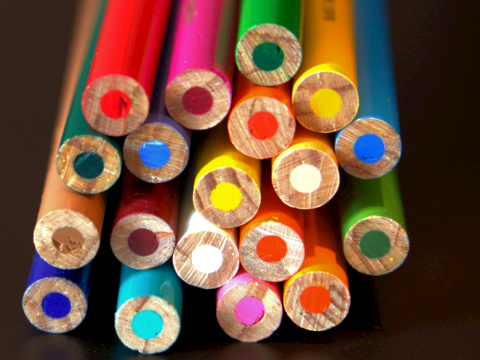
#> input picture Assignment3/images/pencils.png, 480 x 360 px
$ python Assignment3.py
#> lines starting #> are read from the running program, lines starting #| are printed output that depends on the picture
#Kapakos Georgios 03165
import numpy as np
import matplotlib.pyplot as plt
import matplotlib as mpl
import imageio.v2 as imageio
import cv2

from scipy import ndimage


img = imageio.imread('images/pencils.png')
#> img is the input picture: shape (360, 480, 3); mean R, G, B 111.3, 77, 56.9
plt.imshow(img)


img.shape


plt.figure(figsize=(15,10))
plt.subplot(131); plt.imshow(img[:,:,0], cmap="gray"); plt.title("Red")
plt.subplot(132); plt.imshow(img[:,:,1], cmap="gray"); plt.title("Green")
plt.subplot(133); plt.imshow(img[:,:,2], cmap="gray"); plt.title("Blue")


img_redb = np.array(img, copy=True).astype(np.uint32)
img_redb[:,:,0] = np.clip(img_redb[:,:,0]+100, 0, 255)
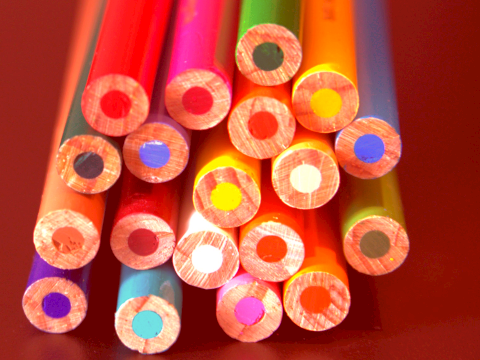
#> img_redb: shape (360, 480, 3) uint32; mean R, G, B 188.6, 77, 56.9

img_blub = np.array(img, copy=True).astype(np.uint32)
img_blub[:,:,2] = np.clip(img_blub[:,:,2]+100, 0, 255)
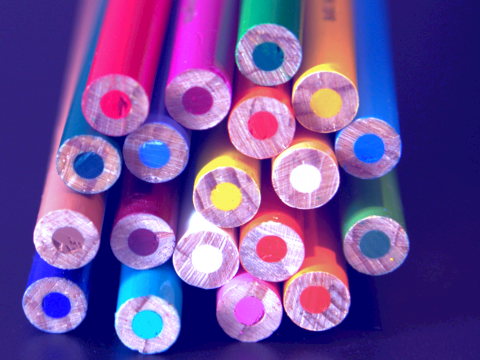
#> img_blub: shape (360, 480, 3) uint32; mean R, G, B 111.3, 77, 153.1

plt.figure(figsize=(15,10))
plt.subplot(131); plt.imshow(img); plt.title("Original")
plt.subplot(132); plt.imshow(img_redb); plt.title("Red boosted")
plt.subplot(133); plt.imshow(img_blub); plt.title("Blue boosted")


img_colormix = np.array(img, copy=True).astype(np.uint32)
img_colormix[:,:,0] = np.clip(0.7*img[:,:,0].astype(np.uint32) + 0.3*img[:,:,2].astype(np.uint32), 0, 255)
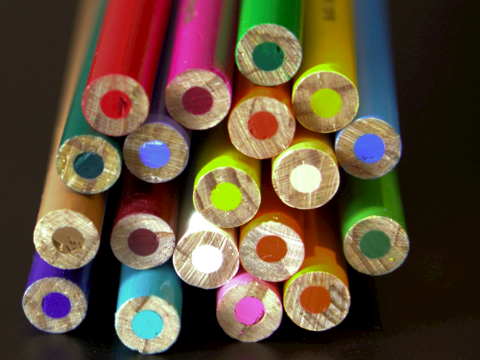
#> img_colormix: shape (360, 480, 3) uint32; mean R, G, B 94.5, 77, 56.9
img_colormix[:,:,1] = np.clip(0.7*img[:,:,1].astype(np.uint32) + 0.3*img[:,:,0].astype(np.uint32), 0, 255)
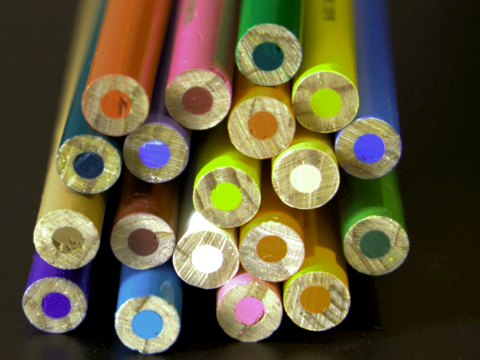
#> img_colormix: shape (360, 480, 3) uint32; mean R, G, B 94.5, 86.8, 56.9
img_colormix[:,:,2] = np.clip(0.5*img[:,:,2].astype(np.uint32) + 0.5*img[:,:,1].astype(np.uint32), 0, 255)
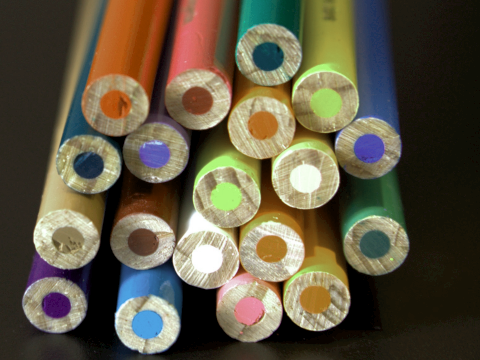
#> img_colormix: shape (360, 480, 3) uint32; mean R, G, B 94.5, 86.8, 66.7

plt.figure(figsize=(12,10))
plt.subplot(121); plt.imshow(img); plt.title("Original")
plt.subplot(122); plt.imshow(img_colormix); plt.title("Color mix")


#> (the run stopped early here; a loop or call above may not have finished)
